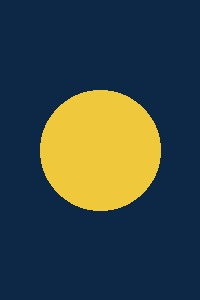
#> input picture rust/crates/anikit-cli/tests/fixtures/images/input/2-circle.jpg, 200 x 300 px
$ python pics_gif.py ../../rust/crates/anikit-cli/tests/fixtures/images/input
#> lines starting #> are read from the running program, lines starting #| are printed output that depends on the picture
### agent-skill/bin/gifkit.py
"""Shared GIF assembly for the animated-gif tools.

Frames arrive as RGB images. One palette is built from frames sampled across
the loop, every frame is quantized onto it, and the result is written
atomically and verified: frame count, duration sum, dimensions. On a mismatch
the temp file is removed and GifError is raised, so a printed path is always a
complete GIF.
"""
import os
import pathlib
from collections import namedtuple

from PIL import Image

MIN_DELAY_MS = 20
MAX_COLORS = 255
DITHERS = {
    "none": Image.Dither.NONE,
    "floyd": Image.Dither.FLOYDSTEINBERG,
}

GifResult = namedtuple("GifResult", "path frames total_ms size")


def merge_runs(frames, durations):
    """Collapse identical consecutive frames into one frame with a longer delay."""
    if not frames:
        return frames, durations
    out_frames = [frames[0]]
    out_durations = [durations[0]]
    last = frames[0].tobytes()
    for im, ms in zip(frames[1:], durations[1:]):
        raw = im.tobytes()
        if raw == last:
            out_durations[-1] += ms
        else:
            out_frames.append(im)
            out_durations.append(ms)
            last = raw
    return out_frames, out_durations


class GifError(Exception):
    """Raised when the written GIF does not match the requested frames."""


# [17 lines left out: function scaled_durations, not called in this run]


def uniform_durations(count, fps):
    """Count frames at fps, snapped to the 10 ms unit and at least 20 ms."""
    if fps <= 0:
        raise GifError("fps must be greater than 0")
    delay = max(MIN_DELAY_MS, round(1000.0 / fps / 10) * 10)
    return [delay] * count


# [10 lines left out: function flatten, not called in this run]


def sample_palette(frames, colors=MAX_COLORS, picks=12):
    """One palette for every frame, so colors cannot flicker between frames.

    Frames are sampled evenly across the loop and stacked before quantization.
    """
    if not frames:
        raise GifError("no frames to sample")
    count = len(frames)
    if count <= picks:
        chosen = list(frames)
    else:
        chosen = [frames[round(i * (count - 1) / (picks - 1))] for i in range(picks)]
    w, h = chosen[0].size
    strip = Image.new("RGB", (w, h * len(chosen)))
    for k, im in enumerate(chosen):
        strip.paste(im, (0, k * h))
    return strip.quantize(colors=colors, method=Image.Quantize.MEDIANCUT)


def write_gif(frames, path, durations, loop=0, colors=MAX_COLORS, dither="none"):
    """Quantize frames onto one palette, write atomically, verify, return path.

    frames: RGB images, all the same size.
    durations: per-frame delays in ms, multiples of 10.
    """
    if not frames:
        raise GifError("no frames to write")
    if not 2 <= colors <= MAX_COLORS:
        raise GifError("colors must be between 2 and %d" % MAX_COLORS)
    if len(frames) != len(durations):
        raise GifError("frame count and duration count differ")
    if dither not in DITHERS:
        raise GifError("dither must be one of: %s" % ", ".join(sorted(DITHERS)))
    size = frames[0].size
    for im in frames:
        if im.size != size:
            raise GifError("frame sizes differ: %s vs %s" % (size, im.size))
        if im.mode != "RGB":
            raise GifError("frames must be RGB")
    durations = [max(MIN_DELAY_MS, int(round(ms / 10.0)) * 10) for ms in durations]
    frames, durations = merge_runs(frames, durations)

    path = pathlib.Path(path)
    path.parent.mkdir(parents=True, exist_ok=True)
    tmp = path.with_name(path.stem + ".tmp" + path.suffix)

    palette = sample_palette(frames, colors=min(colors, MAX_COLORS))
    indexed = [im.quantize(palette=palette, dither=DITHERS[dither])
               for im in frames]
    total_ms = sum(durations)
    try:
        indexed[0].save(tmp, save_all=True, append_images=indexed[1:],
                        duration=durations, loop=loop, disposal=1,
                        optimize=False)
        verify_gif(tmp, len(frames), total_ms, size)
        os.replace(tmp, path)
    except Exception:
        if tmp.exists():
            try:
                tmp.unlink()
            except OSError:
                pass
        raise
    return GifResult(path, len(frames), total_ms, size)


def verify_gif(path, frames, total_ms, size):
    """Read the file back and compare frame count, duration sum and size."""
    path = pathlib.Path(path)
    if not path.is_file():
        raise GifError("file was not written: %s" % path)
    im = Image.open(path)
    count = 0
    total = 0
    try:
        while True:
            count += 1
            total += int(im.info.get("duration", 0) or 0)
            try:
                im.seek(im.tell() + 1)
            except EOFError:
                break
        actual_size = im.size
    finally:
        im.close()
    if actual_size != tuple(size):
        raise GifError("size %s does not match %s" % (actual_size, tuple(size)))
    if count != frames:
        raise GifError("frame count %d does not match %d" % (count, frames))
    if abs(total - total_ms) > 10:
        raise GifError("duration %d ms does not match %d ms" % (total, total_ms))


def parse_color(text, fallback=(255, 255, 255)):
    """Parse #rgb, #rrggbb or r,g,b. Returns an RGB tuple."""
    if not text:
        return fallback
    s = text.strip().lstrip("#")
    if "," in s:
        parts = [int(p) for p in s.split(",")]
        if len(parts) != 3 or not all(0 <= p <= 255 for p in parts):
            raise GifError("invalid color: %s" % text)
        return tuple(parts)
    if len(s) == 3:
        s = "".join(c * 2 for c in s)
    if len(s) != 6:
        raise GifError("invalid color: %s" % text)
    try:
        return tuple(int(s[i:i + 2], 16) for i in (0, 2, 4))
    except ValueError:
        raise GifError("invalid color: %s" % text)

### agent-skill/bin/pics_gif.py
#!/usr/bin/env python3
"""Turn a folder of images into an animated GIF.

Modes:
  sequence  - each image holds for --hold seconds
  crossfade - hold, then blend into the next image
  kenburns  - slow zoom on each image, optional crossfade

Images are EXIF-rotated, fitted to one canvas, quantized onto a single shared
palette and written through gifkit, which verifies the result before printing
the path.
"""
import argparse
import pathlib
import re
import sys

from PIL import Image, ImageOps

import gifkit

IMAGE_EXTS = {".png", ".jpg", ".jpeg", ".webp", ".bmp", ".tif", ".tiff", ".gif"}
MAX_FPS = 50


def natural_key(path):
    parts = re.split(r"(\d+)", path.name.lower())
    return [int(p) if p.isdigit() else p for p in parts]


def load_images(folder, skip):
    files = [p for p in folder.iterdir()
             if p.is_file() and p.suffix.lower() in IMAGE_EXTS
             and not p.name.startswith(".") and p.resolve() != skip]
    files.sort(key=natural_key)
    if not files:
        raise gifkit.GifError("no images in %s" % folder)
    images = []
    for p in files:
        with Image.open(p) as im:
            im = ImageOps.exif_transpose(im)
            images.append(im.convert("RGB"))
    return images


def target_height(width, first, explicit):
    if explicit:
        return explicit
    return max(2, round(width / (first.width / float(first.height))))


def cover_base(im, size):
    """2x cover fit, so Ken Burns crops never upscale beyond the target."""
    w, h = size
    return ImageOps.fit(im, (w * 2, h * 2), method=Image.Resampling.LANCZOS)


def zoom_window(base, zoom, size):
    """Centered crop of the 2x base at the given zoom, resized to target."""
    w, h = size
    bw, bh = base.size
    cw, ch = bw / zoom, bh / zoom
    left = round((bw - cw) / 2)
    top = round((bh - ch) / 2)
    box = (left, top, left + round(cw), top + round(ch))
    return base.resize(size, Image.Resampling.LANCZOS, box=box)


def hold_frames(im, size, mode, count, zoom, direction, bg):
    if mode != "kenburns":
        if mode == "sequence" or mode == "crossfade":
            cover = ImageOps.fit(im, size, method=Image.Resampling.LANCZOS)
            return [cover] * count
        raise gifkit.GifError("unknown mode: %s" % mode)
    base = cover_base(im, size)
    if count <= 1:
        return [zoom_window(base, 1.0, size)]
    frames = []
    for i in range(count):
        t = i / (count - 1)
        if direction < 0:
            t = 1.0 - t
        z = 1.0 + (zoom - 1.0) * t
        frames.append(zoom_window(base, z, size))
    return frames


def build_frames(images, size, args):
    fps = args.fps
    hold_count = max(1, round(args.hold * fps))
    trans_count = 0 if args.mode == "sequence" else max(0, round(args.transition * fps))
    seqs = []
    for i, im in enumerate(images):
        direction = -1 if (args.mode == "kenburns" and i % 2) else 1
        seqs.append(hold_frames(im, size, args.mode, hold_count,
                                args.zoom, direction, args.bg))
    frames = []
    for i, seq in enumerate(seqs):
        frames.extend(seq)
        if trans_count and len(images) > 1:
            start = seqs[(i + 1) % len(seqs)][0]
            for k in range(trans_count):
                alpha = (k + 1) / (trans_count + 1)
                frames.append(Image.blend(seq[-1], start, alpha))
    return frames


def main(argv=None):
    p = argparse.ArgumentParser(
        description="Turn a folder of images into an animated GIF.")
    p.add_argument("folder", help="folder of images, sorted by name")
    p.add_argument("-o", "--out", default="slideshow.gif", help="output GIF path")
    p.add_argument("--width", type=int, default=800, help="canvas width in px")
    p.add_argument("--height", type=int, help="canvas height, default from first image")
    p.add_argument("--mode", default="crossfade",
                   choices=("sequence", "crossfade", "kenburns"))
    p.add_argument("--fps", type=int, default=12, help="frames per second, max 50")
    p.add_argument("--hold", type=float, default=1.2, help="seconds per image")
    p.add_argument("--transition", type=float, default=0.5,
                   help="crossfade seconds, 0 disables")
    p.add_argument("--zoom", type=float, default=1.10,
                   help="kenburns end zoom, for example 1.10")
    p.add_argument("--fit", default="cover", choices=("cover", "contain"),
                   help="cover crops, contain pads with --bg")
    p.add_argument("--bg", default="#000000", help="pad color for contain")
    p.add_argument("--colors", type=int, default=255, help="palette size, max 255")
    p.add_argument("--dither", default="none", choices=sorted(gifkit.DITHERS))
    p.add_argument("--loop", type=int, default=0, help="0 loops forever")
    p.add_argument("--preview", help="optional PNG of the first frame")
    args = p.parse_args(argv)

    try:
        if not 1 <= args.fps <= MAX_FPS:
            raise gifkit.GifError("fps must be between 1 and %d" % MAX_FPS)
        if args.width < 8:
            raise gifkit.GifError("width must be at least 8")
        if args.hold <= 0:
            raise gifkit.GifError("hold must be greater than 0")
        if args.zoom < 1.0:
            raise gifkit.GifError("zoom must be 1.0 or more")
        bg = gifkit.parse_color(args.bg, (0, 0, 0))
        folder = pathlib.Path(args.folder)
        if not folder.is_dir():
            raise gifkit.GifError("folder not found: %s" % folder)
        out = pathlib.Path(args.out)
        images = load_images(folder, out.resolve())
#> in load_images, im is the input picture: PIL image 200x300 RGB; mean R, G, B 56.3, 70.6, 68.1
#> images = 1 item
        height = target_height(args.width, images[0], args.height)
#> height = 1200
        size = (args.width, height)
#> size = (800, 1200)
        if args.mode == "kenburns":
            images = [ImageOps.pad(im, size, method=Image.Resampling.LANCZOS, color=bg)
                      if args.fit == "contain" else im
                      for im in images]
        else:
            images = [ImageOps.fit(im, size, method=Image.Resampling.LANCZOS)
                      if args.fit == "cover" else
                      ImageOps.pad(im, size, method=Image.Resampling.LANCZOS, color=bg)
                      for im in images]
        frames = build_frames(images, size, args)
#> the loop in build_frames, `for i, im in enumerate(images):` made 1 pass
#> direction on pass 1: 1
#> after the loop in build_frames, `for i, im in enumerate(images):`: seqs = 1 item
#> the loop in build_frames, `for i, seq in enumerate(seqs):` made 1 pass
#> after the loop in build_frames, `for i, seq in enumerate(seqs):`: frames = 14 items
#> frames = 14 items
        delays = gifkit.uniform_durations(len(frames), args.fps)
#> delays = [80, 80, 80, 80, 80, 80, 80, 80, 80, 80, 80, 80, 80, 80]
        result = gifkit.write_gif(frames, out, delays, loop=args.loop,
                                  colors=args.colors, dither=args.dither)
#> the loop in write_gif, `for im in frames:` made 14 passes
#> in write_gif, `durations = [max(MIN_DELAY_MS, int(round(ms / 10.0)) * 10) for ms in d..`: durations has the same summary as delays in main
#> in merge_runs, `out_durations = [durations[0]]`: out_durations = [80]
#> the loop in merge_runs, `for im, ms in zip(frames[1:], durations[1:]):` made 13 passes
#> after the loop in merge_runs, `for im, ms in zip(frames[1:], durations[1:]):`: out_durations = [1120]; out_frames = 1 item
#> in write_gif, `frames, durations = merge_runs(frames, durations)`: durations = [1120]
#> in sample_palette, `count = len(frames)`: count = 1
#> in sample_palette, `chosen = list(frames)`: chosen = 1 item
#> in sample_palette, `strip = Image.new("RGB", (w, h * len(chosen)))`: strip: PIL image 800x1200 RGB; every value is 0
#> the loop in sample_palette, `for k, im in enumerate(chosen):` made 1 pass
#> in write_gif, `total_ms = sum(durations)`: total_ms = 1120
#> in write_gif, `indexed[0].save(tmp, save_all=True, append_images=indexed[1:], duratio..`:
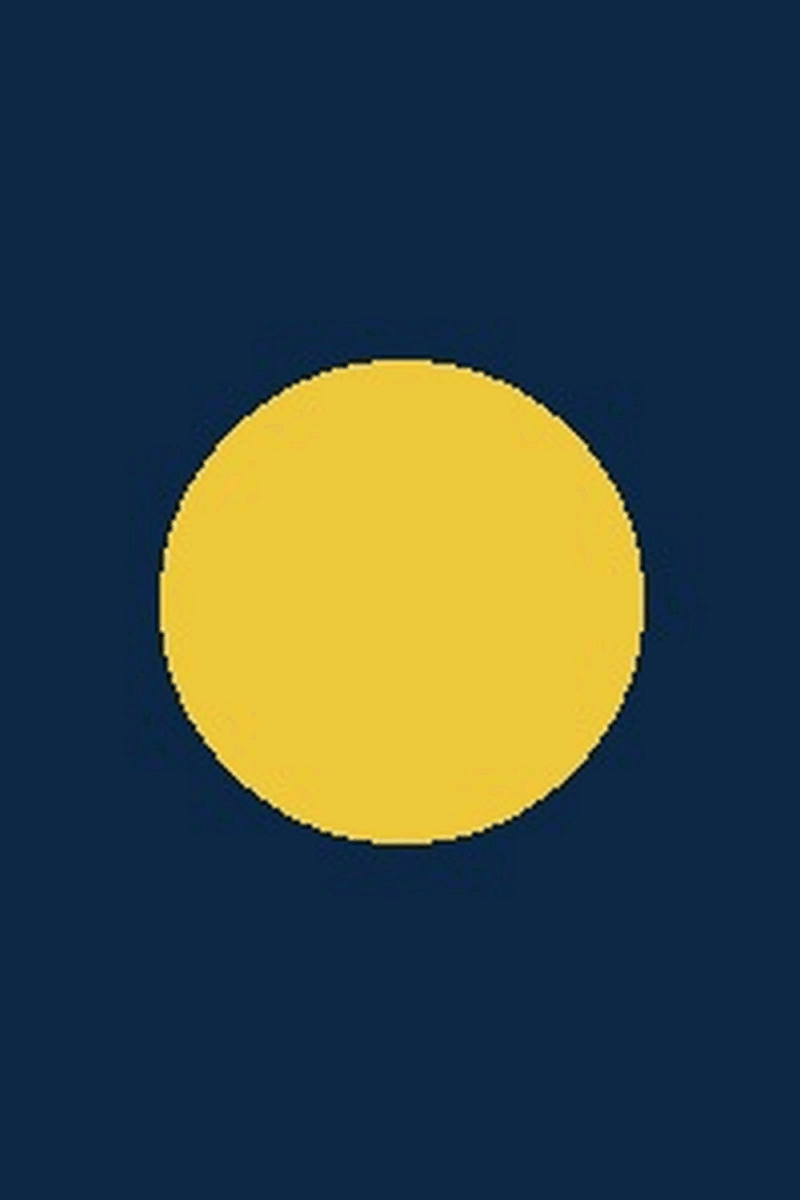
#> saved as slideshow.tmp.gif: PIL image 800x1200 P; mean R, G, B 55.1, 70.7, 66.5
#> the loop in verify_gif, `while True:` made 1 pass
#> after the loop in verify_gif, `while True:`: count = 1; total = 1120
        if args.preview:
            pathlib.Path(args.preview).parent.mkdir(parents=True, exist_ok=True)
            frames[0].save(args.preview)
            print("%s  still frame" % args.preview)
        print("%s  %d frames, %.2f s, %d x %d"
              % (result.path.name, result.frames, result.total_ms / 1000.0,
                 result.size[0], result.size[1]))
#| slideshow.gif  1 frames, 1.12 s, 800 x 1200
    except (gifkit.GifError, OSError, ValueError) as exc:
        print("FAIL %s" % exc, file=sys.stderr)
        return 1
    return 0


if __name__ == "__main__":
    sys.exit(main())
#> (the program exits here)
